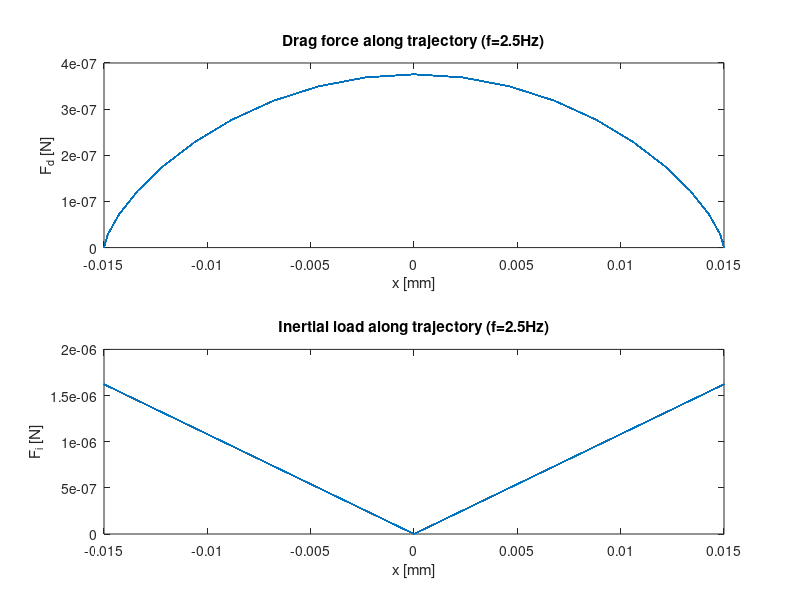
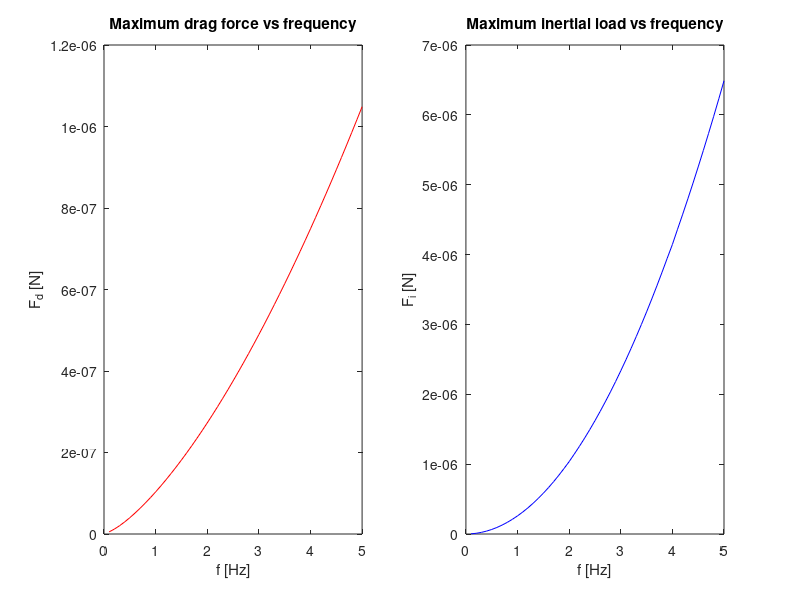
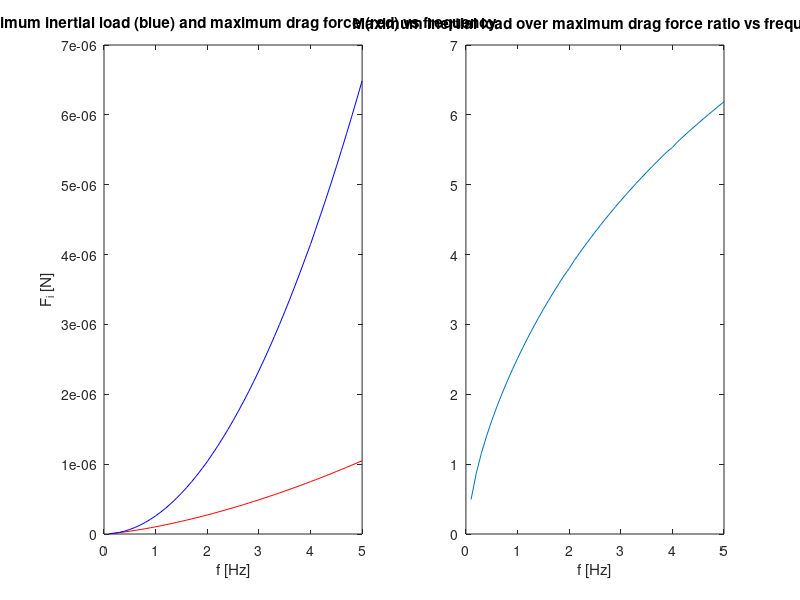
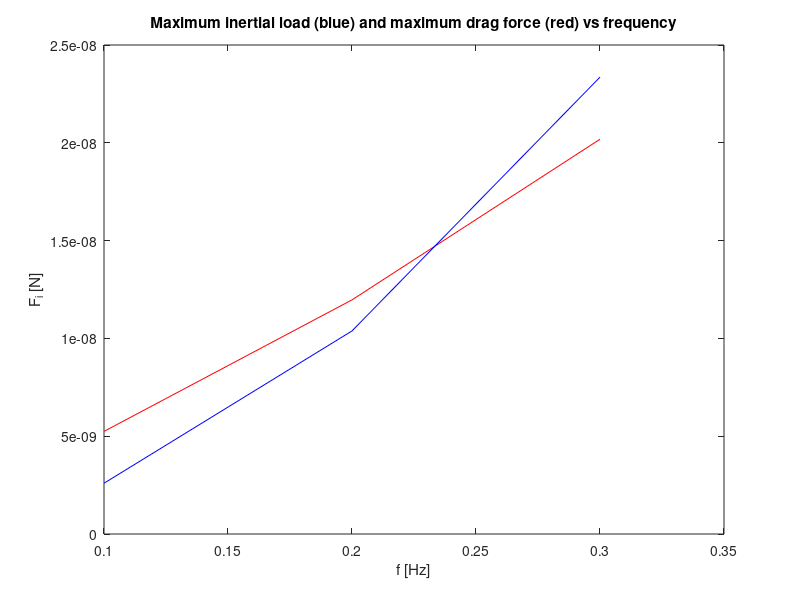

Write MATLAB code to recreate these figures, in order.
% Ex 1
close all
clear
clc

% initial parameters definition
t = 0:0.01:10; % time

x0 = 15e-3;                % amplitude of linear translation [m]
a  = 1.5e-3;               % radius of the sphere            [m]

p0 = 1.293;                % density of air                  [kg/m^3] - ToDo add reference
pp = 31;                   % density of styrene              [kg/m^3]
c0 = 346;                  % speed of sound in air           [m/s]
cp = (2350+1120+1840)/3;   % speed of sound in styrene       [m/s]  - https://www.engineeringtoolbox.com/sound-speed-solids-d_713.html
mu0 = 1.81e-5;             % dynamic viscosity of air        [kg/(m·s)] - ToDo add reference
m = (4/3) * pi * a^3 * pp; % mass of the sphere              [kg]

% f1 and f2 computation
f1 = 1 - (p0 * c0^2)/(p0*cp^2);

f2 = 2 * ((pp - p0) / (2 * pp + p0));


% drag force and inertial load computation for 2.5Hz
f=2.5; % Hz

x = x0 * sin(2*pi*f*t);
x_dot = x0 * 2 * pi * f * cos(2*pi*f*t);
x_ddot = -x0 * (2*pi*f)^2 * sin(2*pi*f*t);

Re = abs(x_dot) * p0 * 2 * a / mu0;
c_d = (24./Re) + (((2.6/5)*Re) ./ (1 + (Re./5).^1.52)) + ((0.411*(Re./2.63e5).^-7.94) ./ (1 + (Re./2.63e5).^-8 )) + ((0.25e-6*Re) ./ (1 + Re./1e6));

drag = -0.5 .* p0 .* pi .* a.^2 .* x_dot.^2 .* c_d;
inertial_load = m * x_ddot;

% plotting
figure(1)
% Plot the first subplot
subplot(2, 1, 1);
plot(x, abs(drag));
xlabel('x [mm]');
ylabel('F_d [N]');
title('Drag force along trajectory (f=2.5Hz)');

% Plot the second subplot
subplot(2, 1, 2);
plot(x, abs(inertial_load));
xlabel('x [mm]');
ylabel('F_i [N]');
title('Inertial load along trajectory (f=2.5Hz)');


% maximum drag force and inertial load for range of frequencies
frequencies  = linspace(0.1,5,50);       % Hz
inload_range = 0 * length(frequencies);
drag_range   = 0 * length(frequencies);

for i = 1 : length(frequencies)
    f = frequencies(i);

    x = x0 * sin(2*pi*f*t);
    x_dot = x0 * 2 * pi * f * cos(2*pi*f*t);
    x_ddot = -x0 * (2*pi*f)^2 * sin(2*pi*f*t);
   
    Re = x_dot * p0 * 2 * a / mu0;
    c_d = (24./Re) + (((2.6/5)*Re) ./ (1 + (Re./5).^1.52)) + ((0.411*(Re./2.63e5).^-7.94) ./ (1 + (Re./2.63e5).^-8 )) + ((0.25e-6*Re) ./ (1 + Re./1e6));
    
    drag = -0.5 .* p0 .* pi .* a.^2 .* x_dot.^2 .* c_d;
    inertial_load = m * x_ddot;

    inload_range(i) = max(abs(inertial_load));
    drag_range(i)   = max(abs(drag));
end

figure(2)
subplot(1,2,1)
plot(frequencies,drag_range, "r")
title('Maximum drag force vs frequency')
xlabel('f [Hz]')
ylabel('F_d [N]')

subplot(1,2,2)
plot(frequencies,inload_range, "b")
title('Maximum inertial load vs frequency')
xlabel('f [Hz]')
ylabel('F_i [N]')

figure(3)
subplot(1,2,1)
plot(frequencies,drag_range, "r")
hold on
plot(frequencies,inload_range, "b")
title('Maximum inertial load (blue) and maximum drag force (red) vs frequency')
xlabel('f [Hz]')
ylabel('F_i [N]')

subplot(1,2,2)
plot(frequencies,inload_range./drag_range)
title('Maximum inertial load over maximum drag force ratio vs frequency')
xlabel('f [Hz]')

figure(4)
plot(frequencies(1:3),drag_range(1:3), "r")
hold on
plot(frequencies(1:3),inload_range(1:3), "b")
title('Maximum inertial load (blue) and maximum drag force (red) vs frequency')
xlabel('f [Hz]')
ylabel('F_i [N]')
